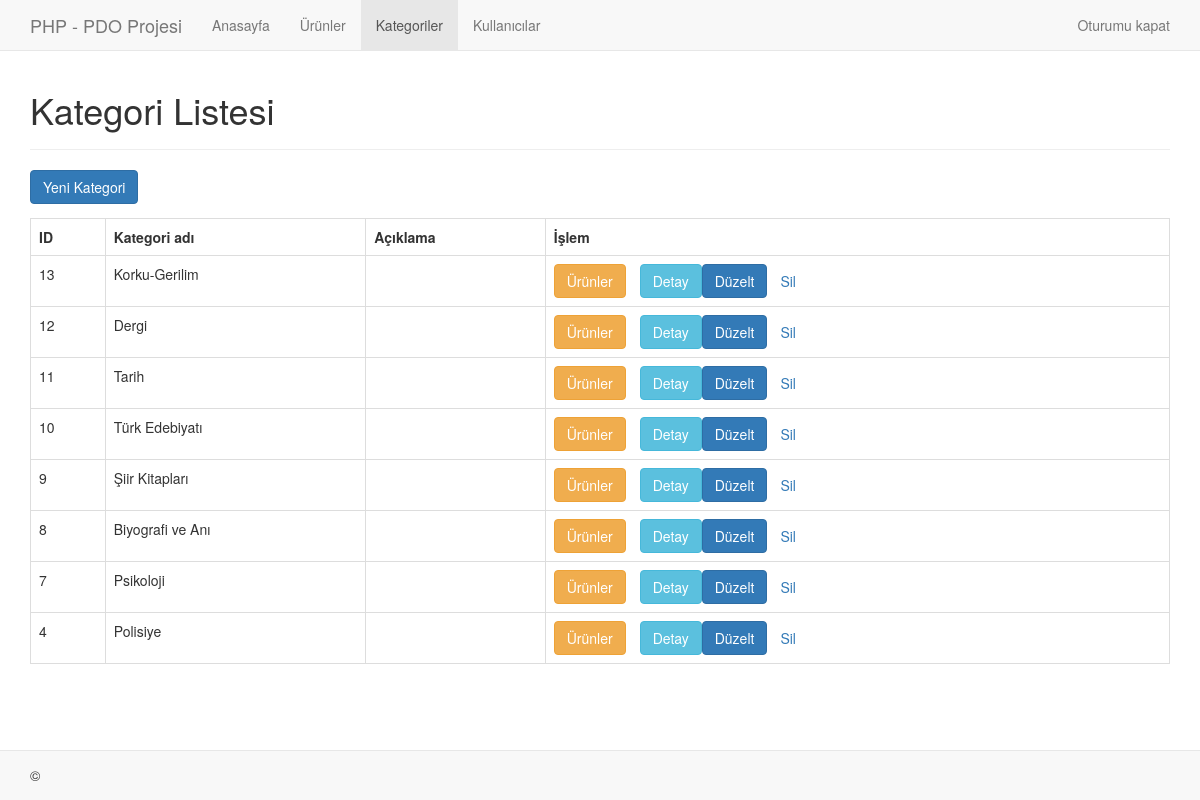
The page /admin/kategori/liste.php (signed in) on the database its author committed.
### tables this page shows
CREATE TABLE `kategoriler` (
  `id` int(11) NOT NULL,
  `kategoriadi` varchar(128) NOT NULL,
  `aciklama` text NOT NULL
);

### admin/kategori/liste.php (the view, shortened to what this page needs)
<?php include "../header.php"; ?>
<div class="container">
 <div class="page-header">
 <h1>Kategori Listesi</h1>
 </div>
  <?php
 include '../../config/vtabani.php';
 $sorgu = "SELECT id, kategoriadi, aciklama FROM kategoriler ORDER BY id DESC";
 $stmt = $con->prepare($sorgu);
 $stmt->execute();
 $sayi = $stmt->rowCount();
 echo "<a href='ekle.php' class='btn btn-primary m-b-1em'>Yeni Kategori</a>";
 if($sayi>0){
 echo "<table class='table table-hover table-responsive table-bordered'>";
 echo "<tr>";
 echo "<th>ID</th>";
 echo "<th>Kategori adı</th>";
 echo "<th>Açıklama</th>";
 echo "<th>İşlem</th>";
 echo "</tr>";
 while ($kayit = $stmt->fetch(PDO::FETCH_ASSOC)){
 extract($kayit);
 echo "<tr>";
 echo "<td>{$id}</td>";
 echo "<td>{$kategoriadi}</td>";
 echo "<td>{$aciklama}</td>";
 echo "<td>";
echo "<a href='urunler.php?id={$id}' class='btn btn-warning m-r-1em'>Ürünler</a>";
 echo "<a href='detay.php?id={$id}' class='btn btn-info m-r1em'>Detay</a>";
 echo "<a href='duzelt.php?id={$id}' class='btn btn-primary m-r1em'>Düzelt</a>";
 echo "<a href='#' onclick='silme_onay({$id});' class='btn btndanger'>Sil</a>";
 echo "</td>";
 echo "</tr>";
 }
 echo "</table>";
 }
 else{
 echo "<div class='alert alert-danger'>Listelenecek kayıt
bulunamadı.</div>";
 }
 ?>
</div>
<?php include "../footer.php"; ?>

### content/css/style.css (style rules this page uses)
body.admin { min-height: 500px; padding-top: 50px; padding-bottom: 50px; }
.m-r-1em { margin-right:1em; }
.m-b-1em { margin-bottom:1em; }

### rows shown on the page
kategoriler: id "13", kategoriadi "Korku-Gerilim"
kategoriler: id "12", kategoriadi "Dergi"
kategoriler: id "11", kategoriadi "Tarih"
kategoriler: id "10", kategoriadi "Türk Edebiyatı"
kategoriler: id "9", kategoriadi "Şiir Kitapları"
kategoriler: id "8", kategoriadi "Biyografi ve Anı"
kategoriler: id "7", kategoriadi "Psikoloji"
kategoriler: id "4", kategoriadi "Polisiye"
